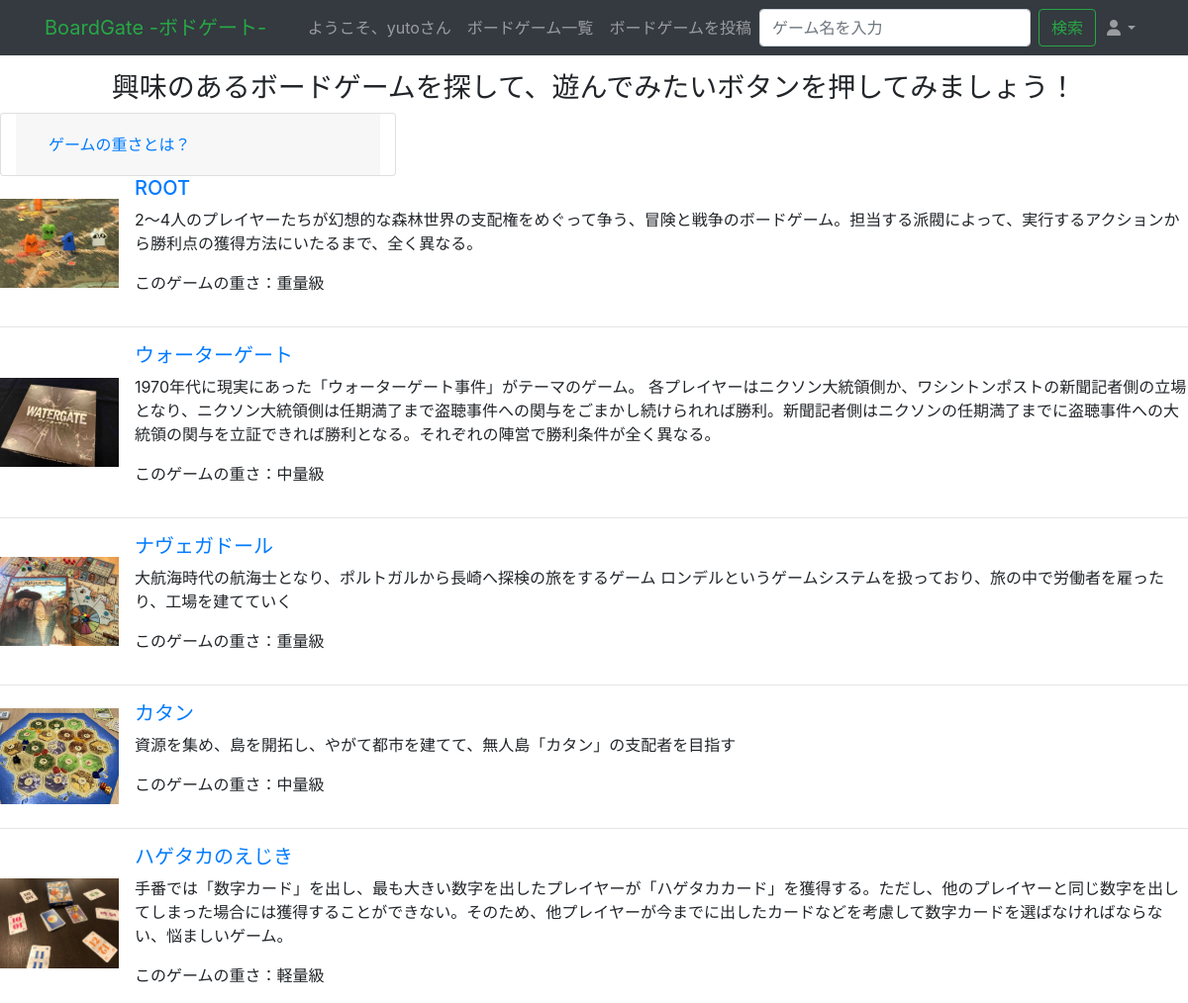
Screenshot of /list/ (signed in) with the database file from the repository.
### bgame/models.py (models this page shows, shortened)
class Bgame(models.Model):
    title = models.CharField(verbose_name="タイトル", max_length=50)
    content = models.TextField(verbose_name="ゲーム概要")
    descrption = models.TextField(verbose_name="おすすめポイント", blank=True, default="")
    weight = models.CharField(verbose_name="重さ", max_length=50, choices=WEIGHT, null=True, blank=True)
    want_play = models.ManyToManyField(User, through="WantPlay", through_fields=("bgame", "user"), related_name="wantplays")
    interest = models.ManyToManyField(User, through="Interest", through_fields=("bgame", "user"), related_name="interests")
    image = models.ImageField(verbose_name="画像", blank=True, null=True, default=None)
    min_play = models.IntegerField(verbose_name="最低プレイ人数", default=2)
    class Meta:
        verbose_name = "ボードゲーム"
        verbose_name_plural = "ボードゲーム"

### bgame/views.py (the view)
# urls.py: path('list/', ListView.as_view(), name='list'),
class ListView(LoginRequiredMixin, ListView):
    template_name = 'bgame/list.html'
    model = Bgame
    def get_queryset(self):
        qs = Bgame.objects.all()
        keyword = self.request.GET.get("q")
        if keyword:
            qs = qs.filter(title__contains=keyword)
        return qs

### templates/bgame/list.html (shortened to what this page needs)
{% extends 'base.html' %}
{% load static %}
{% block content %}
<div class="text-center mt-3">
    <h3>興味のあるボードゲームを探して、遊んでみたいボタンを押してみましょう！</h3>
</div>
<div class="accordion" id="collapse-accordion">
    <div class="card col-4">
      <div class="card-header" id="headingOne">
        <h5 class="mb-0">
          <button class="btn btn-link" type="button" data-toggle="collapse" data-target="#collapse-accordion-1" aria-expanded="true" aria-controls="collapse-accordion-1">
            ゲームの重さとは？
          </button>
        </h5>
      </div>
    </div>
</div>
{% for item in object_list %}
<div class="media">
    {% if item.image %}
        <img src="{{ item.image.url }}"
            class="align-self-center mr-3" alt="..." width="120">
    {% else %}
        <img src="{% static 'noimage.png' %}"
            class="align-self-center mr-3" alt="..." width="120">
    {% endif %}
    <div class="media-body">
        <h5 class="mt-0"><a href="{% url 'bgame:detail' item.pk %}">{{ item.title }}</a></h5>
        <p class="mt-0">{{ item.content }}</p>
        <p class="mt-0">このゲームの重さ：{{ item.weight }}</p>
    </div>
</div>
{% if not forloop.last %}
    <hr>
{% endif %}
{% endfor %}
{% endblock content %}

### templates/base.html (shortened to what this page needs)
{% load static %}
<!DOCTYPE html>
<html lang="ja">
<head>
  <link href="{% static 'vendor/bootstrap/css/bootstrap.min.css' %}" rel="stylesheet">
  <link href="{% static 'css/small-business.css' %}" rel="stylesheet">
</head>
<body>
<nav class="navbar navbar-expand-lg navbar-dark bg-dark fixed-top">
  <div class="container">
    <a class="navbar-brand text-success">BoardGate -ボドゲート-</a>
    <div class="collapse navbar-collapse" id="navbarResponsive">
      <ul class="navbar-nav ml-auto">
        <li class="nav-item">
          <a class="nav-link" href="#">
            {% if request.user.is_authenticated %}
            ようこそ、{{ request.user.username }}さん
            {% else %}
            ログインしてください
            {% endif %}
          </a>
        </li>
        <li class="nav-item">
          <a class="nav-link" href="{% url 'bgame:list' %}">ボードゲーム一覧</a>
        </li>
        <li class="nav-item">
          <a class="nav-link" href="{% url 'bgame:create' %}">ボードゲームを投稿</a>
        </li>
      </ul>
      <form class="form-inline">
        <input class="form-control mr-sm-2" type="search" name="q" value="{{ request.GET.q }}" placeholder="ゲーム名を入力" aria-label="Search">
        <button class="btn btn-outline-success my-2 my-sm-0" type="submit">検索</button>
      </form>
      <ul class="navbar-nav ml-auto ml-md-0">
        <li class="nav-item dropdown">
            <a class="nav-link dropdown-toggle" id="userDropdown" href="#" role="button" data-toggle="dropdown" aria-haspopup="true" aria-expanded="false"><i class="fas fa-user fa-fw"></i></a>
        </li>
      </ul>
    </div>
  </div>
</nav>
{% block content %}
{% endblock content %}
</body>
</html>

### assets/css/small-business.css (style rules this page uses)
body { padding-top: 56px; }

### rows the page displays
Bgame: image (picture), title "ROOT", content "2～4人のプレイヤーたちが幻想的な森林世界の支配権をめぐって争う、冒険と戦争のボードゲーム。担当する派閥によって、実行するアクションから勝利点の獲得方法にいたるまで、全く異なる。", weight "重量級"
Bgame: image (picture), title "ウォーターゲート", content "1970年代に現実にあった「ウォーターゲート事件」がテーマのゲーム。 各プレイヤーはニクソン大統領側か、ワシントンポストの新聞記者側の立場となり、ニクソン大統領側は任期満了まで盗聴事件への関与をごまかし続けられれば勝利。新聞記者側はニクソンの任期満了までに盗聴事件への大統領の関与を立証できれば勝利となる。それぞれの陣営で勝利条件が全く異なる。", weight "中量級"
Bgame: image (picture), title "ナヴェガドール", content "大航海時代の航海士となり、ポルトガルから長崎へ探検の旅をするゲーム ロンデルというゲームシステムを扱っており、旅の中で労働者を雇ったり、工場を建てていく", weight "重量級"
Bgame: image (picture), title "カタン", content "資源を集め、島を開拓し、やがて都市を建てて、無人島「カタン」の支配者を目指す", weight "中量級"
Bgame: image (picture), title "ハゲタカのえじき", content "手番では「数字カード」を出し、最も大きい数字を出したプレイヤーが「ハゲタカカード」を獲得する。ただし、他のプレイヤーと同じ数字を出してしまった場合には獲得することができない。そのため、他プレイヤーが今までに出したカードなどを考慮して数字カードを選ばなければならない、悩ましいゲーム。", weight "軽量級"

### other values shown
{{ request.user.username }} "yuto"
